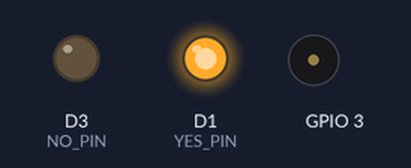
The program below on a simulated ESP8266 (Wemos D1 mini). On the bench: output pins drawn as LEDs (lit = HIGH), buzzer (waves = sounding). WiFi joins after 1.5 s; servers stay silent unless stated; what the program prints to the serial monitor is not drawn.

Above: at 4.4 s.
At 5.3 s:
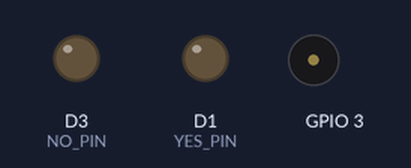
Timing chart, 0 to 6.7 s (numbered marks = the images above):
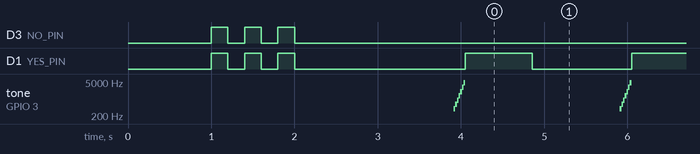

Measured:
- by itself, D1 (YES_PIN): HIGH → LOW at 1.2 s, → HIGH 0.20 s later, → LOW 0.20 s later, → HIGH 0.20 s later, … (41 changes in this stretch)
- by itself, tone on GPIO 3: repeats every 2.0 s: 600 Hz 0.02 s, 900 Hz 0.02 s, 1350 Hz 0.02 s, 2025 Hz 0.02 s, 3037 Hz 0.02 s, 4555 Hz 0.02 s, silent 1.9 s, 400 Hz 0.02 s

The program:

main.cpp
```cpp
#include <SPI.h>
#include <Ethernet3.h>
#include "melody.h"

#define YES_PIN D1  // Зеленый светодиод - интернет есть
#define NO_PIN D3   // Красный светодиод - интернета нет
#define Melody RX

byte mac[] = { 0xDE, 0xAD, 0xBE, 0xEF, 0xFE, 0xED };
unsigned long lastCheckTime = 0;
const unsigned long checkInterval = 2000; // Проверять каждые 5 секунд

// Создаем Ethernet клиент для проверки соединения
EthernetClient client;

void errorBeep2(int buzzerPin) {
  tone(buzzerPin, NOTE_A5, 150);
  delay(150);
  tone(buzzerPin, NOTE_E4, 150);
  delay(150);
  noTone(buzzerPin);
}

void setup() {
  Serial.begin(115200);
  delay(1000);

  // Инициализация пинов светодиодов
  pinMode(YES_PIN, OUTPUT);
  pinMode(NO_PIN, OUTPUT);
  pinMode(Melody, OUTPUT);
  digitalWrite(YES_PIN, LOW);
  digitalWrite(NO_PIN, LOW);

  // Инициализация Ethernet
  Ethernet.setCsPin(D2);
  Ethernet.init(D2);

  Serial.println("Инициализация Ethernet через DHCP...");

  // Мигаем обоими светодиодами во время инициализации
  for (int i = 0; i < 3; i++) {
    digitalWrite(YES_PIN, HIGH);
    digitalWrite(NO_PIN, HIGH);
    delay(200);
    digitalWrite(YES_PIN, LOW);
    digitalWrite(NO_PIN, LOW);
    delay(200);
  }

  // Попытка получить IP через DHCP
  if (Ethernet.begin(mac) == 0) {
    Serial.println("Не удалось получить IP через DHCP");
    // Мигаем красным светодиодом при ошибке DHCP
    while(true) {
      digitalWrite(NO_PIN, HIGH);
      delay(500);
      digitalWrite(NO_PIN, LOW);
      delay(500);
    }
  }

  Serial.println("Ethernet инициализирован!");
  Serial.print("IP: ");
  Serial.println(Ethernet.localIP());
  Serial.print("Шлюз: ");
  Serial.println(Ethernet.gatewayIP());
  Serial.print("DNS: ");
  Serial.println(Ethernet.dnsServerIP());
}

void Sd_ReadOK() {  // звук ОК

    for (int i=400; i<6000; i=i*1.5) { tone(Melody, i); delay(20); }
  noTone(Melody);

}


bool checkInternetConnection() {
  // Пытаемся подключиться к публичному DNS серверу Google на порт 53 (DNS)
  if (client.connect(IPAddress(8, 8, 8, 8), 53)) {
    client.stop();
    Serial.println("Интернет доступен (успешное подключение к 8.8.8.8)");
    return true;
  }

  // Альтернативная проверка - попытка подключения к порту 80 Google
  if (client.connect(IPAddress(8, 8, 4, 4), 53)) {
    client.stop();
    Serial.println("Интернет доступен (успешное подключение к 8.8.4.4)");
    return true;
  }

  Serial.println("Не удалось подключиться к проверочным серверам");
  return false;
}

bool checkEthernetCable() {
  // Простая проверка наличия IP адреса
  if (Ethernet.localIP() == IPAddress(0,0,0,0)) {
    return false;
  }
  return true;
}

void loop() {
  if (millis() - lastCheckTime >= checkInterval) {
    lastCheckTime = millis();

    // Проверяем статус Ethernet кабеля
    if (checkEthernetCable()) {
      Serial.println("Ethernet кабель подключен, есть IP адрес");

      if (checkInternetConnection()) {
        Serial.println("Интернет доступен");
        // Мигаем зеленым светодиодом
         Sd_ReadOK();
        digitalWrite(YES_PIN, HIGH);
        digitalWrite(NO_PIN, LOW);
        delay(800);
        digitalWrite(YES_PIN, LOW);
        delay(800);

      } else {
        Serial.println("Интернет недоступен");
        // Мигаем красным светодиодом
          errorBeep2(Melody);
        digitalWrite(NO_PIN, HIGH);
        digitalWrite(YES_PIN, LOW);
        delay(800);
        digitalWrite(NO_PIN, LOW);
        delay(800);

      }
    } else {
      Serial.println("Ethernet кабель отключен или нет IP адреса");
      // Быстро мигаем обоими светодиодами если кабель отключен
      digitalWrite(YES_PIN, HIGH);
      digitalWrite(NO_PIN, HIGH);
      delay(200);
      digitalWrite(YES_PIN, LOW);
      digitalWrite(NO_PIN, LOW);
      delay(200);
    }
  }

  // Обновляем статус Ethernet соединения
  Ethernet.maintain();
}
```

melody.h
```cpp
//=============Переменные тонов для пищалки
#define NOTE_B0  31
#define NOTE_C1  33
#define NOTE_CS1 35
#define NOTE_D1  37
#define NOTE_DS1 39
#define NOTE_E1  41
#define NOTE_F1  44
#define NOTE_FS1 46
#define NOTE_G1  49
#define NOTE_GS1 52
#define NOTE_A1  55
#define NOTE_AS1 58
#define NOTE_B1  62
#define NOTE_C2  65
#define NOTE_CS2 69
#define NOTE_D2  73
#define NOTE_DS2 78
#define NOTE_E2  82
#define NOTE_F2  87
#define NOTE_FS2 93
#define NOTE_G2  98
#define NOTE_GS2 104
#define NOTE_A2  110
#define NOTE_AS2 117
#define NOTE_B2  123
#define NOTE_C3  131
#define NOTE_CS3 139
#define NOTE_D3  147
#define NOTE_DS3 156
#define NOTE_E3  165
#define NOTE_F3  175
#define NOTE_FS3 185
#define NOTE_G3  196
#define NOTE_GS3 208
#define NOTE_A3  220
#define NOTE_AS3 233
#define NOTE_B3  247
#define NOTE_C4  262
#define NOTE_CS4 277
#define NOTE_D4  294
#define NOTE_DS4 311
#define NOTE_E4  330
#define NOTE_F4  349
#define NOTE_FS4 370
#define NOTE_G4  392
#define NOTE_GS4 415
#define NOTE_A4  440
#define NOTE_AS4 466
#define NOTE_B4  494
#define NOTE_C5  523
#define NOTE_CS5 554
#define NOTE_D5  587
#define NOTE_DS5 622
#define NOTE_E5  659
#define NOTE_F5  698
#define NOTE_FS5 740
#define NOTE_G5  784
#define NOTE_GS5 831
#define NOTE_A5  880
#define NOTE_AS5 932
#define NOTE_B5  988
#define NOTE_C6  1047
#define NOTE_CS6 1109
#define NOTE_D6  1175
#define NOTE_DS6 1245
#define NOTE_E6  1319
#define NOTE_F6  1397
#define NOTE_FS6 1480
#define NOTE_G6  1568
#define NOTE_GS6 1661
#define NOTE_A6  1760
#define NOTE_AS6 1865
#define NOTE_B6  1976
#define NOTE_C7  2093
#define NOTE_CS7 2217
#define NOTE_D7  2349
#define NOTE_DS7 2489
#define NOTE_E7  2637
#define NOTE_F7  2794
#define NOTE_FS7 2960
#define NOTE_G7  3136
#define NOTE_GS7 3322
#define NOTE_A7  3520
#define NOTE_AS7 3729
#define NOTE_B7  3951
#define NOTE_C8  4186
#define NOTE_CS8 4435
#define NOTE_D8  4699
#define NOTE_DS8 4978
```

pitches.cpp
```cpp
// (licence header left out)
#include "pitches.h"
```

pitches.h
```cpp
// (licence header left out)
#ifndef pitches_h
#define pitches_h

#define NOTE_B0  31
#define NOTE_C1  33
#define NOTE_CS1 35
#define NOTE_D1  37
#define NOTE_DS1 39
#define NOTE_E1  41
#define NOTE_F1  44
#define NOTE_FS1 46
#define NOTE_G1  49
#define NOTE_GS1 52
#define NOTE_A1  55
#define NOTE_AS1 58
#define NOTE_B1  62
#define NOTE_C2  65
#define NOTE_CS2 69
#define NOTE_D2  73
#define NOTE_DS2 78
#define NOTE_E2  82
#define NOTE_F2  87
#define NOTE_FS2 93
#define NOTE_G2  98
#define NOTE_GS2 104
#define NOTE_A2  110
#define NOTE_AS2 117
#define NOTE_B2  123
#define NOTE_C3  131
#define NOTE_CS3 139
#define NOTE_DB3 139
#define NOTE_D3  147
#define NOTE_DS3 156
#define NOTE_EB3 156
#define NOTE_E3  165
#define NOTE_F3  175
#define NOTE_FS3 185
#define NOTE_G3  196
#define NOTE_GS3 208
#define NOTE_A3  220
#define NOTE_AS3 233
#define NOTE_B3  247
#define NOTE_C4  262
#define NOTE_CS4 277
#define NOTE_D4  294
#define NOTE_DS4 311
#define NOTE_E4  330
#define NOTE_F4  349
#define NOTE_FS4 370
#define NOTE_G4  392
#define NOTE_GS4 415
#define NOTE_A4  440
#define NOTE_AS4 466
#define NOTE_B4  494
#define NOTE_C5  523
#define NOTE_CS5 554
#define NOTE_D5  587
#define NOTE_DS5 622
#define NOTE_E5  659
#define NOTE_F5  698
#define NOTE_FS5 740
#define NOTE_G5  784
#define NOTE_GS5 831
#define NOTE_A5  880
#define NOTE_AS5 932
#define NOTE_B5  988
#define NOTE_C6  1047
#define NOTE_CS6 1109
#define NOTE_D6  1175
#define NOTE_DS6 1245
#define NOTE_E6  1319
#define NOTE_F6  1397
#define NOTE_FS6 1480
#define NOTE_G6  1568
#define NOTE_GS6 1661
#define NOTE_A6  1760
#define NOTE_AS6 1865
#define NOTE_B6  1976
#define NOTE_C7  2093
#define NOTE_CS7 2217
#define NOTE_D7  2349
#define NOTE_DS7 2489
#define NOTE_E7  2637
#define NOTE_F7  2794
#define NOTE_FS7 2960
#define NOTE_G7  3136
#define NOTE_GS7 3322
#define NOTE_A7  3520
#define NOTE_AS7 3729
#define NOTE_B7  3951
#define NOTE_C8  4186
#define NOTE_CS8 4435
#define NOTE_D8  4699
#define NOTE_DS8 4978
#define REST     0

#endif
```
